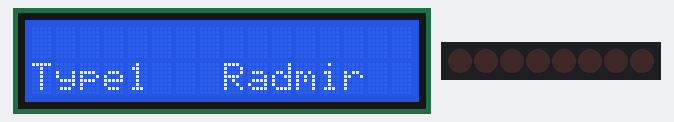
Recording of a sketch running on a simulated Arduino Uno, built with avr-gcc and run on an emulated ATmega328P. Shown: 16×2 character LCD, 8 port-expander outputs drawn as a row of LEDs (first output left, lit = HIGH).

Above: at 0.1 s.
At 7.44 s:
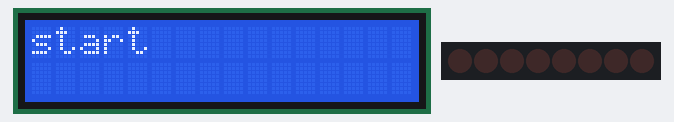
At 17.59 s:
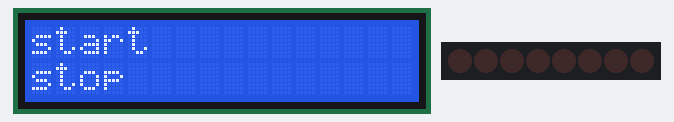
At 33.6 s:
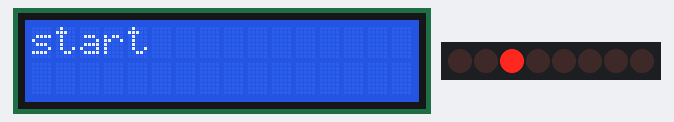
Timing chart, 0 to 36.6 s (numbered marks = the images above):
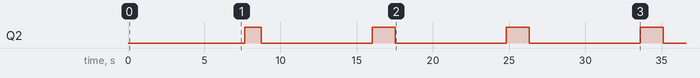

Measured:
- by itself, Q2: repeats every 8.8 s: LOW 7.3 s, HIGH 1.5 s
- what the display in image 1 shows lasts 0.4 s, from 7.2 s to 7.6 s

The sketch:

main.ino
```cpp
#include <Wire.h>
#include <LiquidCrystal_I2C.h>
LiquidCrystal_I2C lcd(0x27,16,2);  // Устанавливаем дисплей

const int address = 0x38;
int sensorVal=0;
int res=0;
int time_is_finish=0;
int start=0;
void setup()
{
  Wire.begin();
  Serial.begin(9600);
  lcd.init();
  lcd.backlight();// Включаем подсветку дисплея
  lcd.setCursor(8, 1);
  lcd.print("Radmir");
pinMode(0, INPUT_PULLUP);
pinMode(2,OUTPUT);
pinMode(3,OUTPUT);
pinMode(4,OUTPUT);
pinMode(5,OUTPUT);
pinMode(6,OUTPUT);
pinMode(7,OUTPUT);

pinMode(8,OUTPUT);
pinMode(9,OUTPUT);
pinMode(10,OUTPUT);
pinMode(11,OUTPUT);
pinMode(12,OUTPUT);
pinMode(13,OUTPUT);
pinMode(A3,OUTPUT);
pinMode(A2,OUTPUT);
pinMode(A1,OUTPUT);
pinMode(A0,OUTPUT);

}

void loop()
{
      int tmp=!digitalRead(0);
      if (sensorVal!=tmp && tmp==1) {
        res+=1;
        res%=140;
        time_is_finish=0;
      }
      time_is_finish++;
      int sensorVal = !digitalRead(0);
      lcd.setCursor(8, 1);
      lcd.print("Radmir");
      lcd.setCursor(0, 1);
      lcd.print("Type");
      lcd.print(res/35+1);

      if (time_is_finish>600) {
        start=1;
      }


      if   (start==1)
      {
         lcd.clear();
         lcd.print("start");
         res=res/35+1;
         if (res==1)fifth();
         else if( res==2)second();
         else if( res==3)third();
         else if( res==4)fourth();
         delay(100);
         start=0;
         time_is_finish=0;
          lcd.setCursor(0, 1);
          lcd.print("stop");
          first();
          delay(100);
          lcd.clear()    ;

      }


}
void first()
{
      int column [16]={13,12,11,10,9,8,7,6,5,4,3,2,A0,A1,A2,A3};
      Wire.beginTransmission(address);
      for (int i=0; i<4;i++)     Wire.write(~(0 << i));
      Wire.endTransmission();
    for (int i=0;i<16;i++) digitalWrite(column[i],0);

     }

void second(){
    for (int i=0; i<4;i++){
      Wire.beginTransmission(address);
      Wire.write(~(1 << i));
      Wire.endTransmission();
      int column [16]={13,12,11,10,9,8,7,6,5,4,3,2,A0,A1,A2,A3};
      for (int i=0;i<16;i++) {
        digitalWrite(column[i],1);
        delay(200);
        digitalWrite(column[i],0);
      delay(200);

      }
    }

    }

void third(){
    int column [16]={13,12,11,10,9,8,7,6,5,4,3,2,A0,A1,A2,A3};
    for (int i=0;i<16;i++) digitalWrite(column[i],1);
     for (int i=0; i<4;i++){
      Wire.beginTransmission(address);
      Wire.write(~(1 << i));

      Wire.endTransmission();
      delay(500);


}}

void  fourth(){

    int column [16]={13,12,11,10,9,8,7,6,5,4,3,2,A0,A1,A2,A3};
    Wire.beginTransmission(address);
    for (int i=0; i<4;i++)     Wire.write(~(1 << i));
    Wire.endTransmission();
for(int i=0;i<16;i+=4){
digitalWrite(column[i],1);
digitalWrite(column[i+1],1);
digitalWrite(column[i+2],1);
digitalWrite(column[i+3],1);
delay(1000);
digitalWrite(column[i],0);
digitalWrite(column[i+1],0);
digitalWrite(column[i+2],0);
digitalWrite(column[i+3],0);

 }}

void fifth() {


    Wire.beginTransmission(address);
    Wire.write(~(1 << 2));
    Wire.endTransmission();

      digitalWrite(13,1);
      delay(200);
      digitalWrite(13,0);

digitalWrite(12,1);
      delay(200);
      digitalWrite(12,0);

      digitalWrite(11,1);
      delay(200);
      digitalWrite(11,0);

      digitalWrite(10,1);
      delay(200);
      digitalWrite(10,0);
digitalWrite(11,1);
      delay(200);
      digitalWrite(11,0);
         digitalWrite(12,1);
      delay(200);
      digitalWrite(12,0);
digitalWrite(13,1);
      delay(200);
      digitalWrite(13,0);


 }
```
